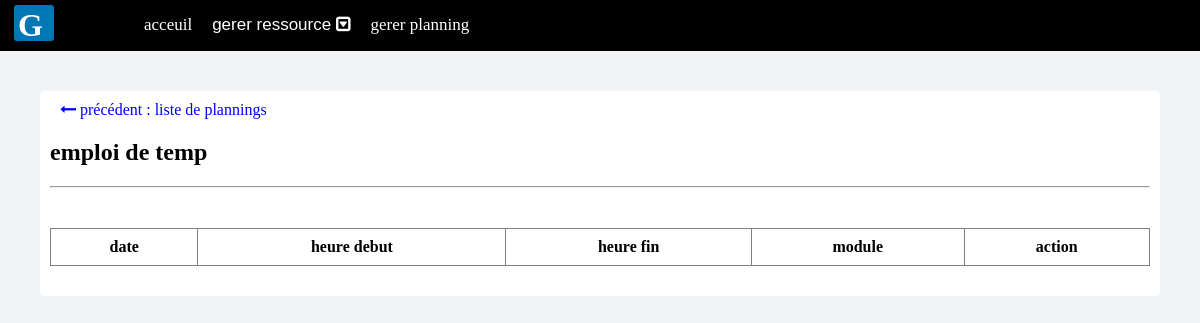
/voir.php?d=6, run on an earlier commit of the app's database.
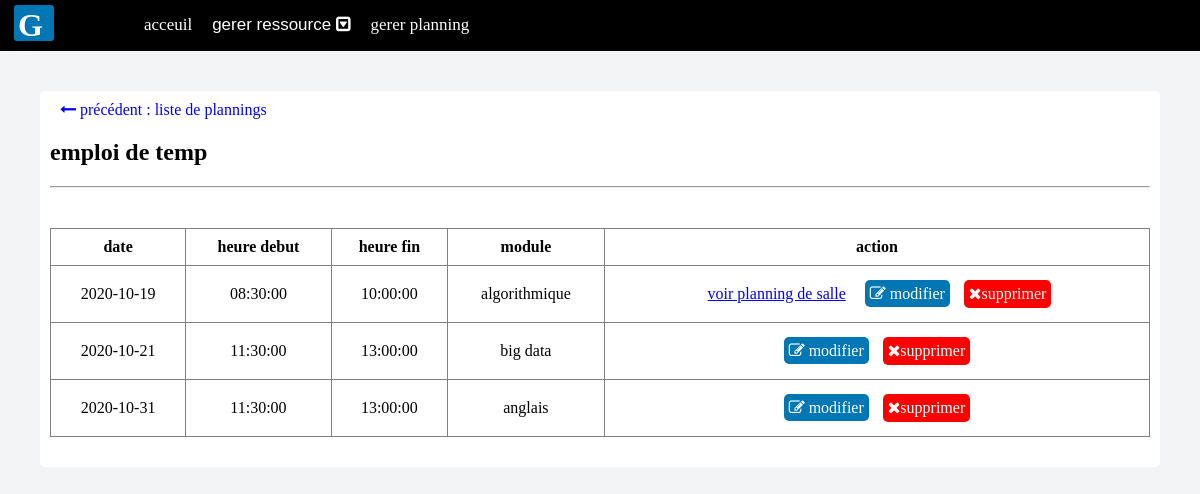
And on a later commit of the database.
### tables this page shows
CREATE TABLE `module` (
  `id_module` int(11) NOT NULL,
  `nom_module` varchar(45) NOT NULL,
  `id_e` char(4) DEFAULT NULL,
  `id_n` int(11) NOT NULL,
  `id_h` int(11) NOT NULL DEFAULT 0,
  `id_p` int(11) DEFAULT NULL
);

CREATE TABLE `horaire_examen` (
  `id_h` int(11) NOT NULL,
  `date_h` date NOT NULL,
  `heure_debut` time NOT NULL,
  `heure_fin` time NOT NULL
);

### voir.php (the view, shortened to what this page needs)
<!DOCTYPE html>
<html >
	<head>
		<link rel="stylesheet" type="text/css" href="pA.css">
			<link rel="stylesheet" href="https://maxcdn.bootstrapcdn.com/font-awesome/4.7.0/css/font-awesome.min.css">
	</head>
	<body>
		<?php require_once 'dash.php';
			require_once 'model.php';
 	   $q=$bd->query("SELECT * FROM `module` INNER join niveau_de_formation on module.id_n=niveau_de_formation.id_n INNER join horaire_examen ON horaire_examen.id_h=module.id_h where module.id_n='".$_GET['d']."' and module.id_h!=0");
		?>
			<div class="io">
		<a style="color: blue;" href="emploi_v1.php"><i class="fa fa-long-arrow-left"></i> précédent : liste de plannings</a>
		<h2>emploi de temp</h2>
	 <hr>
	 <table border="1" width="100%">
	 	<tr>
	 	     	<th>date</th>
				  <th>heure debut</th>
					<th>heure fin</th>
					<th>module</th>
					<th>action</th>
	 	</tr>
		<tr>
			<?php
		 while ($t=$q->fetch()){
          	   $v1=$bd->query("select count(*) as c from effectuer where id_h =".$t['id_h']);
 	      	   $v1 = $v1->fetch();
 	    		 ?>
			<tr>
			<td><?php echo $t['date_h'];?></td>
			<td><?php echo $t['heure_debut'];?></td>
				<td><?php echo $t['heure_fin'];?></td>
						<td><?php echo $t['nom_module'];?></td>
			<td>
				<?php
				if ($v1['c'] != 0) {
					?>
						<a href="planning_salle.php?id=<?php echo $t['id_h']; ?>&de=<?php echo $_GET['d'];?>&n=<?php echo $t['nom_n']; ?>&s= <?php echo $t['specialité']; ?>" style="color: blue;text-decoration: underline;">voir planning de salle</a>
					<?php
				}
				?>
   <a id="ml" href="modifier_ho.php?id=<?php echo $t['id_h']; ?>&m=<?php echo $t['nom_module']; ?>&im=<?php echo $t['id_module']; ?>&hd=<?php echo $t['heure_debut'];?>&d=<?php echo $t['date_h'];?>&de=<?php echo $_GET['d'];?>"><i class="fa fa-edit"></i> modifier</a>
	 <button id="s" type="button" onclick="delete_r('delete_ho.php?idh=','<?php echo $t['id_h']."&idm=".$t['id_module']."&de=".$_GET['d'];?>' )"><i class="fa fa-times"></i>supprimer</button></td>
			<?php
		} ?>
		</tr>
	 </table>
	 </div>
	</body>
</html>

What changed in the data, as far as the page shows it:
now on this page (row edited): module: id_h.date_h "2020-10-19", id_h.heure_debut "08:30:00", id_h.heure_fin "10:00:00", nom_module "algorithmique"
added module: id_h.date_h "2020-10-21", id_h.heure_debut "11:30:00", id_h.heure_fin "13:00:00", nom_module "big data"
added module: id_h.date_h "2020-10-31", id_h.heure_debut "11:30:00", id_h.heure_fin "13:00:00", nom_module "anglais"
